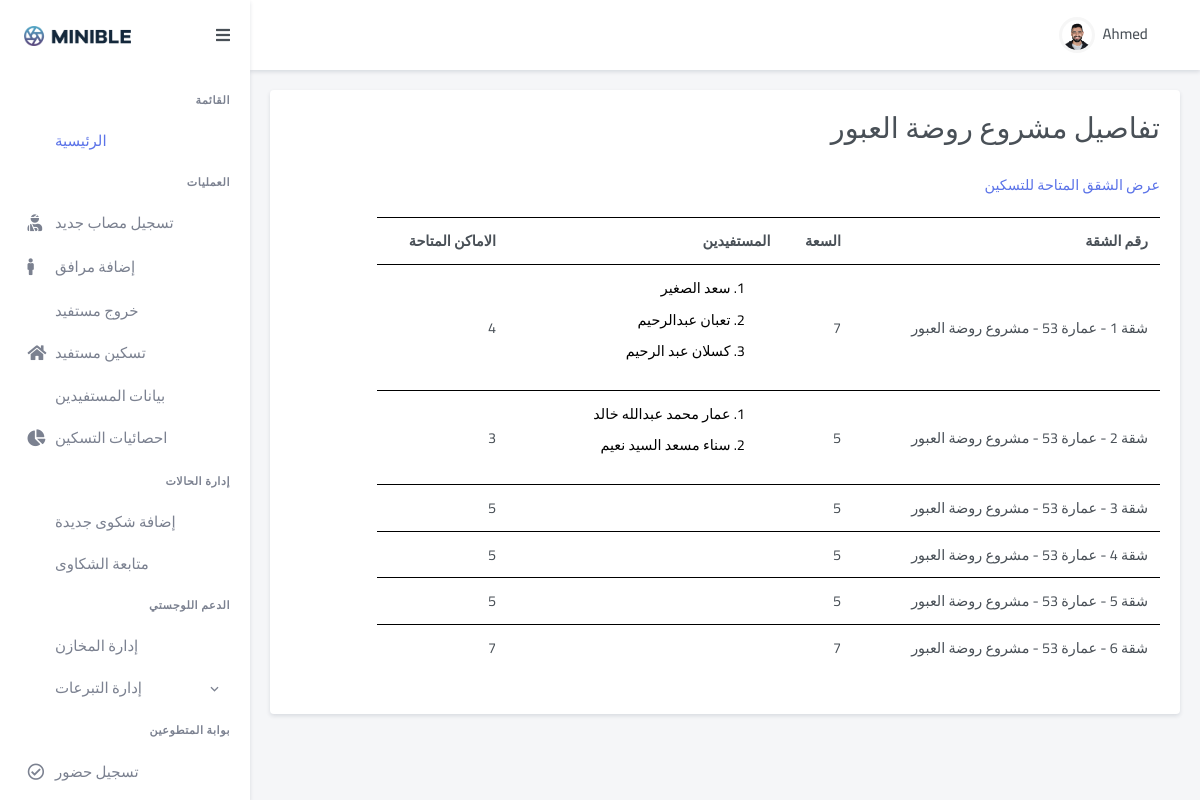
Page /operations/shelter/5/ (signed in) on the committed database.
### GazaResponse/models.py (models this page shows, shortened)
class Shelter(models.Model):
    shelterName = models.CharField(max_length = 64)
    bGovernorate = models.ForeignKey(Governorate, on_delete = models.CASCADE, null = True)
    isWorking  = models.BooleanField(default = True)
    def __str__(self):
        return f'{self.shelterName}'

class Apartment(models.Model):
    apartmentNum = models.IntegerField()
    whichBuilding = models.ForeignKey(Building, on_delete = models.CASCADE, related_name="apartments")
    apartmentCapacity = models.IntegerField()
    apartmentAccessibility = models.BooleanField()
    code = models.CharField(max_length = 64, blank=True)
    def __str__(self):
        return f'{"شقة"} {self.apartmentNum} - {self.whichBuilding} - {self.whichBuilding.bshelter}'

class Building(models.Model):
    name = models.CharField(max_length = 64)
    address = models.TextField(max_length = 150 , blank = True)
    numOfFloors = models.IntegerField()
    accessibility = models.BooleanField()
    bshelter = models.ForeignKey(Shelter, on_delete = models.CASCADE, related_name = "Buildings")
    bGovernorate = models.ForeignKey(Governorate, on_delete = models.CASCADE)
    def __str__(self):
        return f'{self.name}'

class Person(models.Model):
    name = models.CharField(max_length = 64)
    profile_pic = models.ImageField(upload_to="ProfilePics", blank = True)
    birthday = models.DateField()
    theType = models.CharField(max_length = 64)
    gender = models.CharField(max_length = 64, default = 'ذكر')
    idNumber = models.CharField(max_length = 64)
    code = models.CharField(max_length = 64, blank=True)
    status = models.CharField(max_length = 64)
    phoneNumber = models.CharField(max_length = 64, blank=True)
    isDisabled  = models.BooleanField(default = False)
    hasCancer = models.BooleanField(default = False)
    personGroup = models.ForeignKey(Group, on_delete=models.CASCADE, related_name="relatives")
    pHospital = models.ForeignKey(Hospital, on_delete = models.CASCADE)
    diagnosis = models.TextField(blank = True)
    accommodation  = models.ForeignKey(Apartment, on_delete = models.CASCADE, related_name="residents")
    scannedDocs = models.FileField(upload_to="IDs", blank=True)

### operations/views.py (the view)
# urls.py: path("shelter/<int:shelter_id>/", views.shelterDetails, name="shelterDetails"),
@login_required(login_url="/auth")
def shelterDetails(request, shelter_id):
    shelter = get_object_or_404(Shelter, id=shelter_id)
    buildings = shelter.Buildings.all()  # Get all buildings related to the shelter
    apartment_data = []
    for building in buildings:
        apartments = building.apartments.all()  # Get all apartments related to the building
        for apartment in apartments:
            residents = apartment.residents.filter(status="داخل السكن")  # Get all residents in the apartment
            resident_names = [{'name': resident.name, 'id': resident.id} for resident in residents]
            available_spots = apartment.apartmentCapacity - len(residents)
            apartment_data.append({
                'id': shelter.id,
                'apartment_name': apartment,
                'capacity': apartment.apartmentCapacity,
                'residents': resident_names,
                'available_spots': available_spots
            })
    context = {
        'shelter_name': shelter.shelterName,
        'apartment_data': apartment_data,
        'shelter_id': shelter.id,
    }
    return render(request, 'operations/apartment_details.html', context)

### operations/templates/operations/apartment_details.html (shortened to what this page needs)
{% extends "gaza/layout.html" %}
{% load static %}
{% block body %}
<div dir="rtl" class="main-content">
    <div class="page-content">
     <div class="container-fluid">
      <div class="row">
       <div class="col-lg-12">
        <div class="card">
         <div class="card-body">
            <h2>تفاصيل {{shelter_name }}</h2> <br>
            <a href="{% url 'operations:freespots' shelter_id=shelter_id %}">
                <span>
                 عرض الشقق المتاحة للتسكين
                </span> <br>
             </a>
            <br>
          <div class="table-responsive mb-4">
           <table id="theCustomersTable" class="table table-centered table-nowrap mb-0 table_border_color">
            <thead>
             <tr>
              <th scope="col">
               رقم الشقة
              </th>
              <th scope="col">
                السعة
               </th>
              <th scope="col">
               المستفيدين
              </th>
              <th scope="col">
               الاماكن المتاحة
              </th>
             </tr>
            </thead>
            <tbody>
            {% for apartment  in apartment_data  %}
             <tr>
              <td>
                {{apartment.apartment_name}}
              </td>
              <td>
                {{apartment.capacity}}
              </td>
              <td>
                <ol>
                    {% for resident in apartment.residents %}
                       <a href="{% url 'operations:profile' person_id=resident.id %}"><li class="Operations_residentNames">{{ resident.name }}</li></a>
                    {% endfor %}
                </ol>
              </td>
              <td>
                {{apartment.available_spots}}
              </td>
             </tr>
             {% endfor %}
            </tbody>
           </table>
          </div>
         </div>
        </div>
       </div>
      </div>
     </div>
    </div>
   </div>
{% endblock %}

### GazaResponse/templates/gaza/layout.html (shortened to what this page needs)
{% load static %}
<!DOCTYPE html>
<html>
    <head>
        <link href = "{% static 'gaza/css/app.min.css'%}" rel="stylesheet">
        <link href = "{% static 'gaza/css/bootstrap.min.css'%}" rel="stylesheet">
        <link href = "{% static 'gaza/css/icons.min.css'%}" rel="stylesheet">
        <link href = "{% static 'gaza/libs/bootstrap-touchspin/jquery.bootstrap-touchspin.min.css'%}" rel="stylesheet">
        <link href = "{% static 'gaza/libs/select2/css/select2.min.css'%}" rel="stylesheet">
        <link href="https://cdn.jsdelivr.net/npm/select2@4.1.0-rc.0/dist/css/select2.min.css" rel="stylesheet" />
        <link href = "{% static 'gaza/css/style.css'%}" rel="stylesheet">
    </head>
    <body>
        {% if user.is_authenticated %}
        <header id="page-topbar">
            <div class="navbar-header">
             <div class="d-flex">
              <div class="dropdown d-none d-lg-inline-block ms-1">
               <button class="btn header-item noti-icon waves-effect" data-bs-toggle="fullscreen" type="button">
               </button>
              </div>
              <div class="dropdown d-inline-block">
               <button aria-expanded="false" aria-haspopup="true" class="btn header-item waves-effect" data-bs-toggle="dropdown" id="page-header-user-dropdown" type="button">
                <img alt="Header Avatar" class="rounded-circle header-profile-user" src="{% static 'gaza/images/users/avatar-4.jpg'%}">
                <span class="d-none d-xl-inline-block ms-1 fw-medium font-size-15">
                 {{user.first_name}}
                </span>
               </button>
              </div>
              <div class="dropdown d-inline-block">
                <a href="/admin">
                <button class="btn header-item noti-icon right-bar-toggle waves-effect" type="button">
                </button>
               </a>
              </div>
             </div>
            </div>
           </header>
           <div class="vertical-menu mm-active">
            <div class="navbar-brand-box">
             <a class="logo logo-dark" href="index.html">
              <span class="logo-lg">
               <img alt="" height="20" src="assets/images/logo-dark.png">
              </span>
             </a>
            </div>
            <button class="btn btn-sm px-3 font-size-16 header-item waves-effect vertical-menu-btn" type="button">
             <i class="fa fa-fw fa-bars">
             </i>
            </button>
            <div class="sidebar-menu-scroll mm-show" data-simplebar="init"><div class="simplebar-wrapper" style="margin: 0px;"><div class="simplebar-height-auto-observer-wrapper"><div class="simplebar-height-auto-observer"></div></div><div class="simplebar-mask"><div class="simplebar-offset" style="right: -20px; bottom: 0px;"><div class="simplebar-content-wrapper" style="height: 100%; padding-right: 20px; padding-bottom: 0px; overflow: hidden scroll;"><div class="simplebar-content" style="padding: 0px;">
             <div id="sidebar-menu" class="mm-active">
              <ul class="metismenu list-unstyled mm-show" id="side-menu">
               <li class="menu-title text-right">
                القائمة
               </li>
               <li class="waves-effect">
                <a href="{% url 'users:index' %}" class="active">
                 <i class="uil-home-alt">
                 </i>
                 <span>
                  الرئيسية
                 </span>
                </a>
               </li>
               <li class="menu-title text-right">
                العمليات
               </li>
               <li>
                <a class="waves-effect" href="{% url 'operations:addcasualty' %}">
                 <i class="fas fa-user-injured">
                 </i>
                 <span>
                  تسجيل مصاب جديد
                 </span>
                </a>
               </li>
               <li>
                <a class="waves-effect" href="{% url 'operations:addperson' %}">
                 <i class="fa fa-male">
                 </i>
                 <span>
                  إضافة مرافق
                 </span>
                </a>
               </li>
               <li>
                <a class="waves-effect" href="{% url 'operations:remove' %}">
                 <i class="uil-user-times">
                 </i>
                 <span>
                  خروج مستفيد
                 </span>
                </a>
               </li>
               <li>
                <a class="waves-effect" href="{% url 'operations:accommodation' %}">
                 <i class="fa fa-home">
                 </i>
                 <span>
                  تسكين مستفيد
                 </span>
                </a>
               </li>
               <li>
                <a class="waves-effect" href="{% url 'operations:customers' %}">
                 <i class="uil-file-alt">
                 </i>
                 <span>
                   بيانات المستفيدين
                 </span>
                </a>
               </li>
               <li>
                <a class="waves-effect" href="{% url 'operations:shelters' %}">
                  <i class="fas fa-chart-pie"></i>
                 <span>
                  احصائيات التسكين
                 </span>
                </a>
               </li>
               <li class="menu-title text-right">
                إدارة الحالات
               </li>
               <li>
                <a class="waves-effect" href="{% url 'case_management:addpost'%}">
                 <i class="uil-user-circle">
                 </i>
                 <span>
                  إضافة شكوى جديدة
                 </span>
                </a>
               </li>
               <li>
                <a class="waves-effect" href="{% url 'case_management:cases'%}">
                 <i class="uil-file-alt">
                 </i>
                 <span>
                  متابعة الشكاوى
                 </span>
                </a>
               </li>
               <li dir="rtl" class="menu-title text-right">
                الدعم اللوجستي
               </li>
               <li>
                <a class="waves-effect" href="#">
                 <i class="uil-user-circle">
                 </i>
                 <span>
                  إدارة المخازن
                 </span>
                </a>
               </li>
               <li>
                <a class="has-arrow waves-effect" href="javascript: void(0);">
                 <i class="uil-file-alt">
                 </i>
                 <span>
                  إدارة التبرعات
                 </span>
                </a>
               </li>
               <li dir="rtl" class="menu-title text-right">
                بوابة المتطوعين
               </li>
               <li>
                <a class="waves-effect" href="{% url 'volunteers:arrival' %}">
                 <i class="far fa-check-circle">
                 </i>
                 <span>
                  تسجيل حضور
                 </span>
                </a>
               </li>
               <li>
                <a class="waves-effect" href="{% url 'volunteers:check_departure' %}">
                </a>
               </li>
              </ul>
             </div>
            </div></div></div></div><div class="simplebar-placeholder" style="width: auto; height: 957px;"></div></div><div class="simplebar-track simplebar-vertical" style="visibility: visible;"><div class="simplebar-scrollbar" style="height: 926px; transform: translate3d(0px, 0px, 0px); display: block;"></div></div></div>
           </div>
           {% endif %}
      {% block body %}
      {% endblock %}
    </body>
</html>

### GazaResponse/static/gaza/css/style.css (style rules this page uses)
a,h1,h2,h3,h4,h5,h6,p,button,label,div { font-family: "Cairo", sans-serif !important; }
.navbar-header { background: white; }
.text-right { text-align: right !important; }
#theCustomersTable { max-width:90% !important; }
.table_border_color { border-color: #000000 !important; }
.Operations_residentNames { color: #000000 !important; margin-bottom: 10px; }

### rows in the picture
Shelter: shelterName "مشروع روضة العبور"
Apartment: apartment_name "شقة 1 - عمارة 53 - مشروع روضة العبور", capacity "7", available_spots "4"
Person: name "سعد الصغير"
Person: name "تعبان عبدالرحيم"
Person: name "كسلان عبد الرحيم"
Apartment: apartment_name "شقة 2 - عمارة 53 - مشروع روضة العبور", capacity "5", available_spots "3"
Person: name "عمار محمد عبدالله خالد"
Person: name "سناء مسعد السيد نعيم"
Apartment: apartment_name "شقة 3 - عمارة 53 - مشروع روضة العبور", capacity "5", available_spots "5"
Apartment: apartment_name "شقة 4 - عمارة 53 - مشروع روضة العبور", capacity "5", available_spots "5"
Apartment: apartment_name "شقة 5 - عمارة 53 - مشروع روضة العبور", capacity "5", available_spots "5"
Apartment: apartment_name "شقة 6 - عمارة 53 - مشروع روضة العبور", capacity "7", available_spots "7"

### other values in the picture
{{ user.first_name }} "Ahmed"
